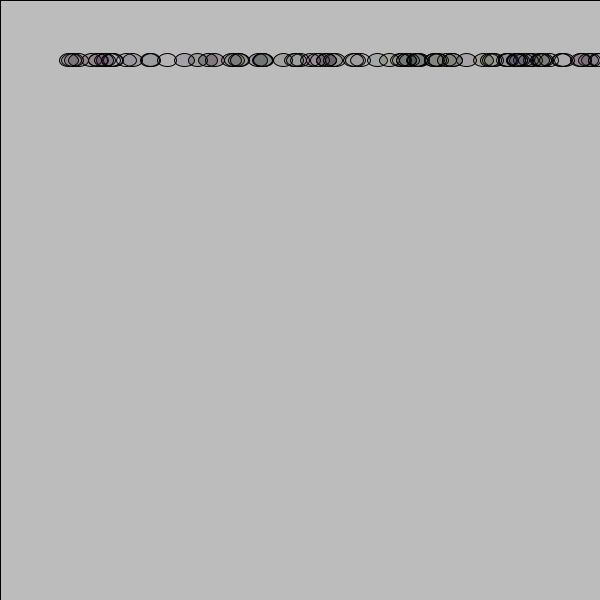
Frame 1 (no input)
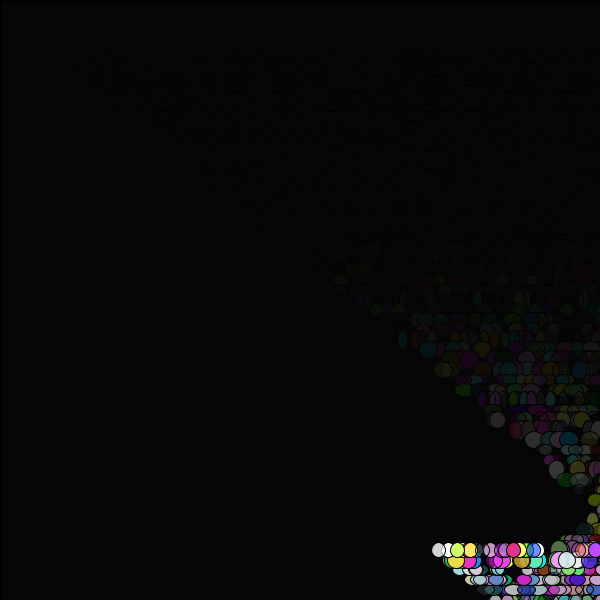
Frame 60 (the mouse pressed at the canvas centre just before this capture)
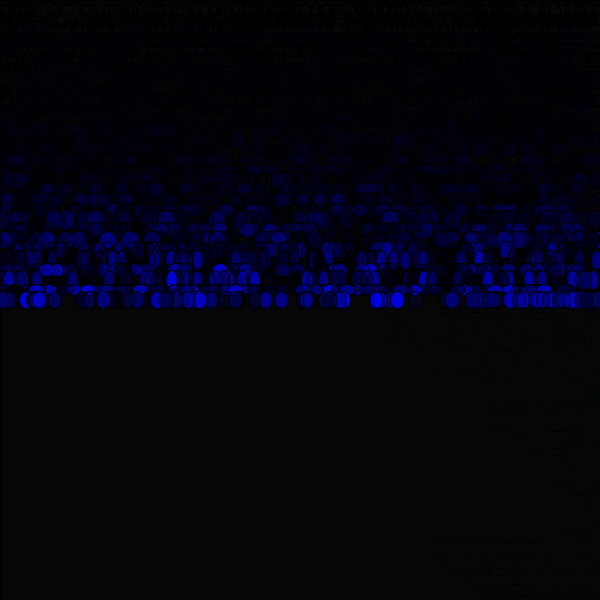
Frame 120 (the mouse held since frame 60 and released just before this capture)

The Processing sketch that drew these frames (run headless with seeded random() and noise(); from frame 60 on, the mouse is pressed at the canvas centre):

// Processing sketch: processing_96910
// ── processing_96910.pde

/*-------------------
Codi creat per Arnau Cuadras
Pràctica "P3_b"
Informàtica
Grup 4
2n GEDI
ELISAVA
-------------------*/
//Definition of variables//
int vx=12;//x axis speed//
int vy=10;//y axis speed//
int posx=width/2;//x axis start point//
int posy=height/2;//y axis start point//
float midax=random(10,20);//geometry width//
float miday=random(10,20);//geometry height//
void setup(){
  size(600,600);//window size//
}
void draw(){
 midax=random(10,20);//geometry width//
 miday=random(10,20);//geometry height//
  fill(0,20);
  rect(0,0,width,height);//rectangle used as a background for creating the blurriness//
  posx=posx+vx;//x axis movement definition//
   posy=posy+vy;//y axis movement definition//   
   fill(255);
     for(int i=0; i<100;i++){
         fill(random(posx),random(posx),random(posy),random(posy));      
    ellipse(posx+random(width),posy,midax,miday);
             }
    if (posx>=width){
    vx=-vx;
    }
    if (posy>=height){
    vy=-vy;
    }
    if (posx<=0){
    vx=-vx;
    }
    if (posy<=0){
    vy=-vy;
    }
}
void mousePressed(){
 posx=0;
 posy=mouseY;
 }
